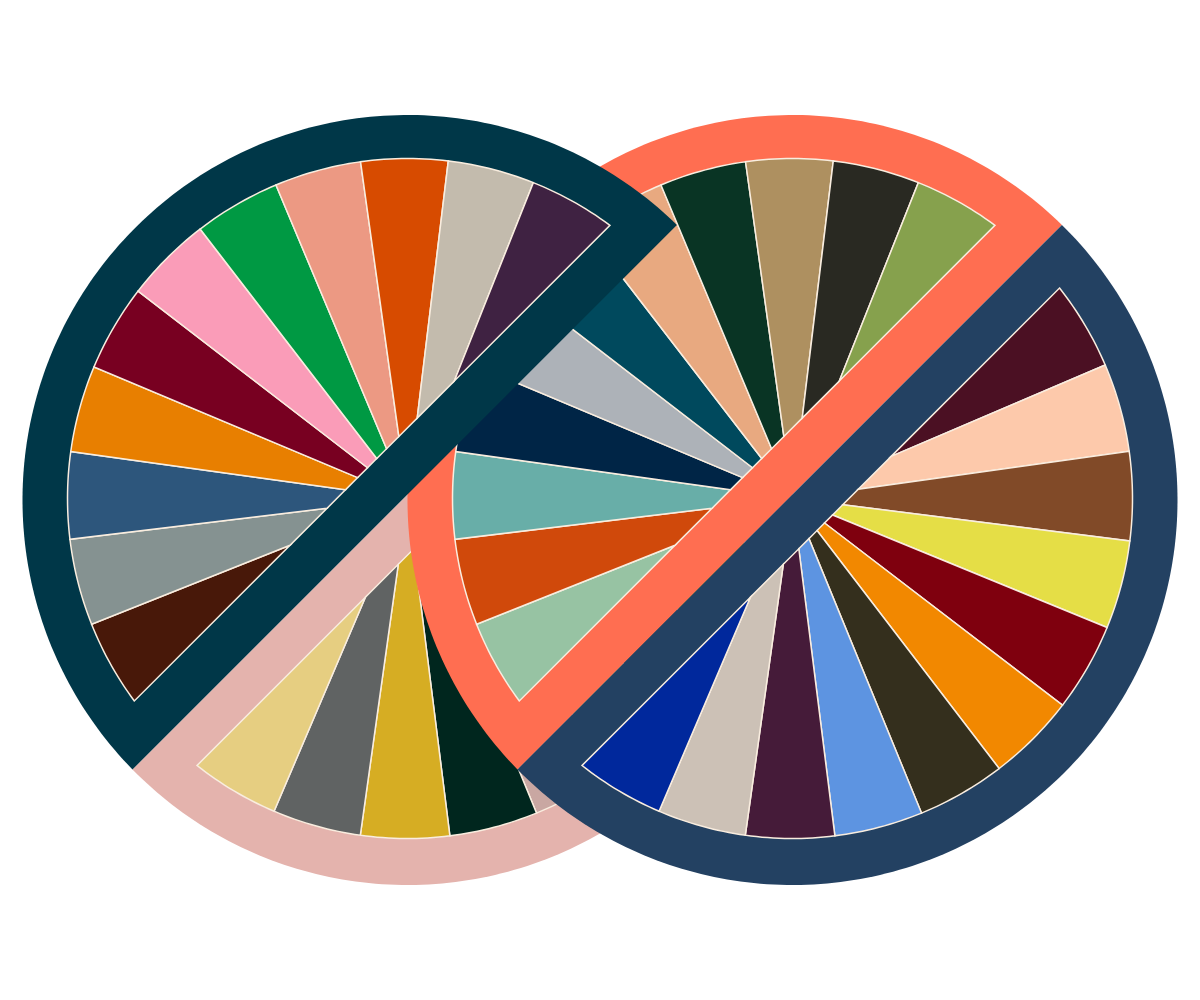
Frame 1 (no input)
Frame 2 (the mouse pressed at the canvas centre, redrawn once): identical to frame 1, image omitted

The p5.js sketch that drew this single still picture (run headless with seeded random() and noise() and a simulated clock; the mouse was pressed at the canvas centre and the sketch redrawn once):

// p5.js sketch
// ── sketch.js
const CANVAS_W = 2400;
const CANVAS_H = 1640;

const DISC_RADIUS = 770;
const RING_WIDTH = 90;
const FAN_RADIUS = DISC_RADIUS - RING_WIDTH;
const FAN_SHIFT_Y = -3;

const SECTORS_PER_HALF = 11;
const SEPARATOR_WIDTH = 3;
const SEPARATOR_COLOR = '#f9eddf';

const FACING_UPPER_LEFT = 225;
const FACING_LOWER_RIGHT = FACING_UPPER_LEFT + 180;

const DIAGONAL_SHIFT = 8;
const BAND_EDGE_UPPER_LEFT = 100;
const BAND_EDGE_LOWER_RIGHT = 80;

const LEFT_DISC = { x: 815, y: 820 };
const RIGHT_DISC = { x: 1585, y: 820 };

let leftRotation = 0;
let rightRotation = 0;
let grabbedDisc = null;
let lastMouseAngle = 0;
let leftReturning = false;
let rightReturning = false;

const RETURN_SPEED = 5;
const RETURN_STOP_ANGLE = 0.001;

const halves = [
    {
        name: 'left disc, lower right (pink)',
        disc: LEFT_DISC,
        facing: FACING_LOWER_RIGHT,
        ringColor: '#e4b3ad',
        sectorColors: ['#e6ce81', '#c9a7a2', '#00261e', '#d6ad23', '#606363', '#e6ce81', '#c9a7a2', '#00261e', '#d6ad23', '#606363', '#e6ce81']
    },
    {
        name: 'right disc, upper left (coral)',
        disc: RIGHT_DISC,
        facing: FACING_UPPER_LEFT,
        ringColor: '#ff6e51',
        sectorColors: ['#97c3a3', '#d0490b', '#68aea8', '#002546', '#adb2b8', '#00495d', '#e8a980', '#093424', '#ae9060', '#292922', '#86a14d']
    },
    {
        name: 'right disc, lower right (navy)',
        disc: RIGHT_DISC,
        facing: FACING_LOWER_RIGHT,
        ringColor: '#234162',
        sectorColors: ['#4b1023', '#fdc9ab', '#814a28', '#e5de46', '#7f000e', '#f28800', '#342f1d', '#5d94e1', '#451b39', '#ccc1b6', '#00289c']
    },
    {
        name: 'left disc, upper left (dark teal)',
        disc: LEFT_DISC,
        facing: FACING_UPPER_LEFT,
        ringColor: '#003748',
        sectorColors: ['#481809', '#859291', '#2d567c', '#e87f00', '#780021', '#fa9cb8', '#009943', '#ec9983', '#d74b00', '#c3bbad', '#3f2242']
    }

];

// helpers
function pointOnCircle(cx, cy, radius, angleDeg) {
    return {
        x: cx + radius * cos(radians(angleDeg)),
        y: cy + radius * sin(radians(angleDeg))
    };
}

// arcs
function addArc(cx, cy, radius, fromDeg, toDeg) {
    const steps = max(2, ceil(abs(toDeg - fromDeg)));
    for (let i = 0; i <= steps; i++) {
        const p = pointOnCircle(cx, cy, radius, lerp(fromDeg, toDeg, i / steps));
        vertex(p.x, p.y);
    }
}

function halfSpan(distance, radius) {
    return degrees(acos(distance / radius));
}

function drawRingAndBand(disc, facing, shift, color) {
    const span = halfSpan(shift, DISC_RADIUS);
    noStroke();
    fill(color);
    beginShape();
    addArc(disc.x, disc.y, DISC_RADIUS, facing - span, facing + span);
    endShape(CLOSE);
}

function drawSector(cx, cy, facing, bandEdge, startDeg, endDeg, color) {
    const startLen = bandEdge / cos(radians(startDeg - facing));
    const endLen = bandEdge / cos(radians(endDeg - facing));
    const start = pointOnCircle(cx, cy, startLen, startDeg);
    const end = pointOnCircle(cx, cy, endLen, endDeg);

    fill(color);
    beginShape();
    vertex(start.x, start.y);
    addArc(cx, cy, FAN_RADIUS, startDeg, endDeg);
    vertex(end.x, end.y);
    endShape(CLOSE);
}

function drawFan(disc, facing, bandEdge, colors) {
    const cx = disc.x;
    const cy = disc.y + FAN_SHIFT_Y;
    const span = halfSpan(bandEdge, FAN_RADIUS);
    const firstAngle = facing - span;
    const sectorAngle = (2 * span) / SECTORS_PER_HALF;

    stroke(SEPARATOR_COLOR);
    strokeWeight(SEPARATOR_WIDTH);
    strokeJoin(MITER);

    for (let i = 0; i < SECTORS_PER_HALF; i++) {
        drawSector(cx, cy, facing, bandEdge,
            firstAngle + i * sectorAngle,
            firstAngle + (i + 1) * sectorAngle,
            colors[i]);
    }
}

function drawHalf(half) {
    const isUpperLeft = half.facing === FACING_UPPER_LEFT;
    const shift = isUpperLeft ? DIAGONAL_SHIFT : -DIAGONAL_SHIFT;
    const bandEdge = isUpperLeft ? BAND_EDGE_UPPER_LEFT : BAND_EDGE_LOWER_RIGHT;

    drawRingAndBand(half.disc, half.facing, shift, half.ringColor);
    drawFan(half.disc, half.facing, bandEdge, half.sectorColors);
}

// Rotation
function drawRotatedHalf(half) {
    const angle = (half.disc === LEFT_DISC) ? leftRotation : rightRotation;
    push();
    translate(half.disc.x, half.disc.y);
    rotate(angle);
    translate(-half.disc.x, -half.disc.y);
    drawHalf(half);
    pop();
}

function getLayout() {
    const scaleFactor = min(width / CANVAS_W, height / CANVAS_H);
    return {
        scaleFactor: scaleFactor,
        offsetX: (width - CANVAS_W * scaleFactor) / 2,
        offsetY: (height - CANVAS_H * scaleFactor) / 2
    };
}

function mouseInArtwork() {
    const layout = getLayout();
    return {
        x: (mouseX - layout.offsetX) / layout.scaleFactor,
        y: (mouseY - layout.offsetY) / layout.scaleFactor
    };
}

function discAt(m) {
    const distLeft = dist(m.x, m.y, LEFT_DISC.x, LEFT_DISC.y);
    const distRight = dist(m.x, m.y, RIGHT_DISC.x, RIGHT_DISC.y);

    if (distLeft > DISC_RADIUS && distRight > DISC_RADIUS) {
        return null;
    }
    return (distLeft <= distRight) ? LEFT_DISC : RIGHT_DISC;
}

function wrapAngle(a) {
    return atan2(sin(a), cos(a));
}

function addRotation(disc, delta) {
    if (disc === LEFT_DISC) {
        leftRotation += delta;
    }
    else {
        rightRotation += delta;
    }
}

function setReturning(disc, value) {
    if (disc === LEFT_DISC) {
        leftReturning = value;
    }
    else {
        rightReturning = value;
    }
}

// One animation step
function easeTowardZero(angle) {
    const dt = min(deltaTime, 50) / 1000;          // seconds
    const amount = 1 - exp(-RETURN_SPEED * dt);
    const next = lerp(angle, 0, amount);
    return (abs(next) < RETURN_STOP_ANGLE) ? 0 : next;
}

function updateReturnAnimation() {
    if (leftReturning) {
        leftRotation = easeTowardZero(leftRotation);
        if (leftRotation === 0) leftReturning = false;
    }
    if (rightReturning) {
        rightRotation = easeTowardZero(rightRotation);
        if (rightRotation === 0) rightReturning = false;
    }
    if (!leftReturning && !rightReturning) {
        noLoop();
    }
}

// Interaction
function mousePressed() {
    if (mouseButton !== LEFT) return;
    const m = mouseInArtwork();
    const disc = discAt(m);
    if (disc === null) return;
    grabbedDisc = disc;
    lastMouseAngle = atan2(m.y - disc.y, m.x - disc.x);
    setReturning(disc, false);
}

function mouseDragged() {
    if (grabbedDisc === null) return;
    const m = mouseInArtwork();
    const mouseAngle = atan2(m.y - grabbedDisc.y, m.x - grabbedDisc.x);
    addRotation(grabbedDisc, wrapAngle(mouseAngle - lastMouseAngle));
    lastMouseAngle = mouseAngle;
    redraw();
}

function mouseReleased() {
    if (grabbedDisc === null) {
        return;
    }
    else if (grabbedDisc === LEFT_DISC) {
        leftRotation = wrapAngle(leftRotation);
    }
    else {
        rightRotation = wrapAngle(rightRotation);
    }
    setReturning(grabbedDisc, true);
    grabbedDisc = null;
    loop();
}

function setup() {
    createCanvas(windowWidth, windowHeight);
    noLoop();
}

function windowResized() {
    resizeCanvas(windowWidth, windowHeight);
    redraw();
}

function draw() {
    background('white');
    updateReturnAnimation();
    const layout = getLayout();

    push();
    translate(layout.offsetX, layout.offsetY);
    scale(layout.scaleFactor);

    for (const half of halves) {
        drawRotatedHalf(half);
    }
    pop();
}
// ── style.css
html,
body {
  margin: 0;
  padding: 0;
  overflow: hidden;
  position: relative;
}

canvas {
  display: block;
}
